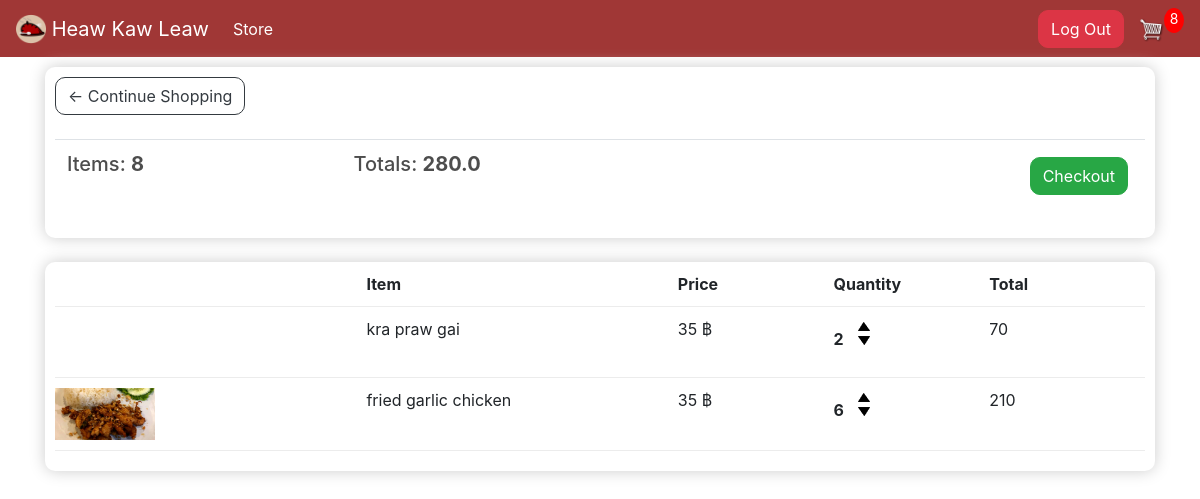
Page /cart/ (signed in) on the earlier database version.
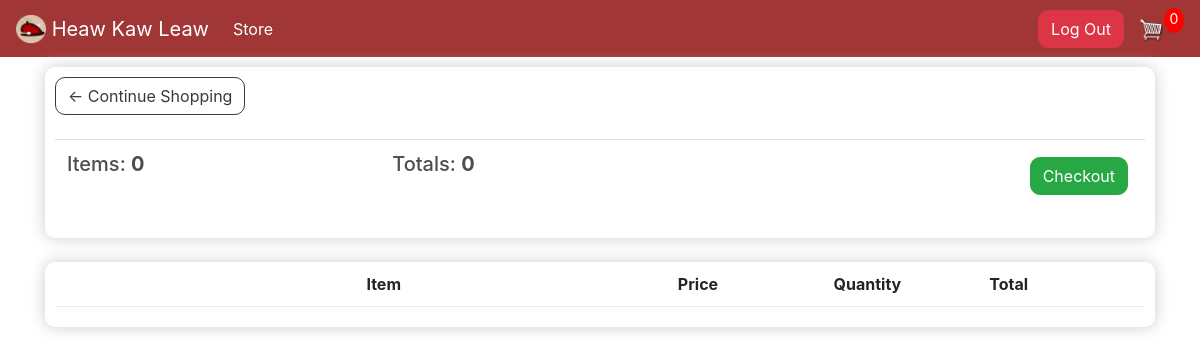
Same page on the later database version.
### store/models.py (models this page shows, shortened)
class Order(models.Model):
    customer = models.ForeignKey(
        Customer, on_delete=models.SET_NULL, blank=True, null=True)
    date_orderd = models.DateTimeField(auto_now_add=True)
    complete = models.BooleanField(default=False, null=True, blank=False)
    transaction_id = models.CharField(max_length=200, null=True)
    @property
    def get_cart_total(self):
        orderitems = self.orderitem_set.all()
        total = sum([item.get_total for item in orderitems])
        return total
    @property
    def get_cart_items(self):
        orderitems = self.orderitem_set.all()
        total = sum([item.quantity for item in orderitems])
        return total

class OrderItem(models.Model):
    product = models.ForeignKey(Product, on_delete=models.SET_NULL, null=True)
    order = models.ForeignKey(Order, on_delete=models.SET_NULL, null=True)
    quantity = models.IntegerField(default=0, null=True, blank=True)
    date_added = models.DateTimeField(auto_now_add=True)
    @property
    def get_total(self):
        total = self.product.price * self.quantity
        return total

class Product(models.Model):
    name = models.CharField(max_length=200, null=True)
    price = models.FloatField()
    digital = models.BooleanField(default=False, null=True, blank=False)
    image = models.ImageField(null=True, blank=True)
    @property
    def imageURL(self):
        try:
            url = self.image.url
        except:
            url = ''
        return url

### store/views.py (the view)
# urls.py: path('cart/', views.cart, name='cart'),
def cart(request):
    data = cartData(request)
    items = data['items']
    order = data['order']
    cartItems = data['cartItems']
    context = {'items': items, 'order': order,
               'cartItems': cartItems, 'shipping': False}
    return render(request, 'store/cart.html', context)

### store/utils.py (called while the page is built)
def cartData(request):
    if request.user.is_authenticated:
        print('authenticated', request.user)
        customer = request.user.customer
        order, created = Order.objects.get_or_create(
            customer=customer, complete=False)
        items = order.orderitem_set.all()
        cartItems = order.get_cart_items
    else:
        cookieData = cookieCart(request)
        items = cookieData['items']
        order = cookieData['order']
        cartItems = cookieData['cartItems']
    return {"cartItems": cartItems, 'order': order, 'items': items}

### store/templates/store/cart.html
{% extends 'store/main.html' %}
{% load static %}
{% block content %}
<div class="row">
    <div class="col-lg-12">
        <div class="box-element">
            <a href="{% url 'store' %}" class="btn btn-outline-dark">&#x2190; Continue Shopping</a>
            <br>
            <br>
            <table class="table">
                <tr>
                    <th>
                        <h5>Items: <strong>{{ order.get_cart_items}}</strong></h5>
                    </th>
                    <th>
                        <h5>Totals: <strong>{{ order.get_cart_total}}</strong></h5>
                    </th>
                    <th>
                        <a href="{% url 'checkout' %}" style="float: right; margin: 5px;"
                            class="btn btn-success" >Checkout</a>
                    </th>
                </tr>
            </table>
        </div>
        <br>
        <div class="box-element">
            <div class="cart-row">
                <div style="flex: 2;"></div>
                <div style="flex: 2;"><strong>Item</strong></div>
                <div style="flex: 1;"><strong>Price</strong></div>
                <div style="flex: 1;"><strong>Quantity</strong></div>
                <div style="flex: 1;"><strong>Total</strong></div>
            </div>
            {% for item in items %}
            <div class="cart-row">
                <div style="flex: 2;"><img class="row-image" src="{{item.product.imageURL}}" alt=""></div>
                <div style="flex: 2;">{{ item.product.name}}</div>
                <div style="flex: 1;">{{ item.product.price|floatformat:0}} &#3647;</div>
                <div style="flex: 1;">
                    <p class="quantity">{{ item.quantity}}</p>
                    <div class="quantity">
                        <img class="chg-quantity update-cart" data-product="{{item.product.id}}" data-action="add" src="{% static 'image/arrow-up.png' %}" alt="">
                        <img class="chg-quantity update-cart" data-product="{{item.product.id}}" data-action="remove" src="{% static 'image/arrow-down.png' %}" alt="">
                    </div>
                </div>
                <div style="flex: 1;">{{ item.get_total|floatformat:0}}</div>
            </div>
            {% endfor %}
        </div>
    </div>
</div>
{% endblock content %}

Differences in the rows shown:
no longer on this page (row edited): Order: get_cart_items "8", get_cart_total "280.0"
no longer on this page (row edited): OrderItem: product.name "kra praw gai", product.price "35", quantity "2", get_total "70"
no longer on this page (row unchanged): OrderItem: product.imageURL (picture), product.name "fried garlic chicken", product.price "35", quantity "6", get_total "210"
added Order: get_cart_items "0", get_cart_total "0"
Other differences:
{{ cartItems }}: "8" → "0"
